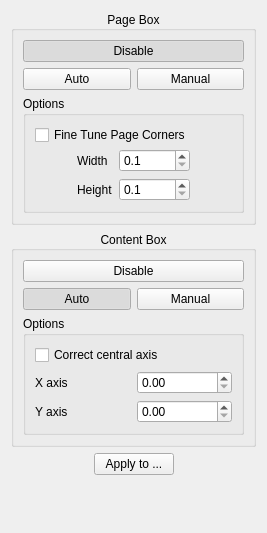
<?xml version="1.0" encoding="UTF-8"?>
<ui version="4.0">
 <class>SelectContentOptionsWidget</class>
 <widget class="QWidget" name="SelectContentOptionsWidget">
  <property name="geometry">
   <rect>
    <x>0</x>
    <y>0</y>
    <width>267</width>
    <height>533</height>
   </rect>
  </property>
  <property name="windowTitle">
   <string>Form</string>
  </property>
  <layout class="QVBoxLayout" name="verticalLayout_4">
   <item>
    <widget class="CollapsibleGroupBox" name="pageBoxGroup">
     <property name="title">
      <string>Page Box</string>
     </property>
     <property name="alignment">
      <set>Qt::AlignCenter</set>
     </property>
     <layout class="QGridLayout" name="gridLayout">
      <item row="0" column="0" colspan="2">
       <widget class="QPushButton" name="pageDetectDisableBtn">
        <property name="text">
         <string>Disable</string>
        </property>
        <property name="checkable">
         <bool>true</bool>
        </property>
        <property name="checked">
         <bool>true</bool>
        </property>
        <property name="autoExclusive">
         <bool>true</bool>
        </property>
       </widget>
      </item>
      <item row="1" column="0">
       <widget class="QPushButton" name="pageDetectAutoBtn">
        <property name="text">
         <string>Auto</string>
        </property>
        <property name="checkable">
         <bool>true</bool>
        </property>
        <property name="autoExclusive">
         <bool>true</bool>
        </property>
       </widget>
      </item>
      <item row="1" column="1">
       <widget class="QPushButton" name="pageDetectManualBtn">
        <property name="text">
         <string>Manual</string>
        </property>
        <property name="checkable">
         <bool>true</bool>
        </property>
        <property name="checked">
         <bool>false</bool>
        </property>
        <property name="autoExclusive">
         <bool>true</bool>
        </property>
       </widget>
      </item>
      <item row="2" column="0" colspan="2">
       <widget class="QGroupBox" name="pageDetectOptions">
        <property name="title">
         <string>Options</string>
        </property>
        <layout class="QVBoxLayout" name="verticalLayout_2">
         <property name="spacing">
          <number>4</number>
         </property>
         <property name="leftMargin">
          <number>9</number>
         </property>
         <property name="topMargin">
          <number>9</number>
         </property>
         <property name="rightMargin">
          <number>9</number>
         </property>
         <property name="bottomMargin">
          <number>9</number>
         </property>
         <item>
          <widget class="QCheckBox" name="fineTuneBtn">
           <property name="toolTip">
            <string>Shift with corners while they are in black. </string>
           </property>
           <property name="text">
            <string>Fine Tune Page Corners</string>
           </property>
          </widget>
         </item>
         <item>
          <widget class="QWidget" name="dimensionsWidget" native="true">
           <layout class="QHBoxLayout" name="horizontalLayout_2">
            <property name="leftMargin">
             <number>0</number>
            </property>
            <property name="topMargin">
             <number>0</number>
            </property>
            <property name="rightMargin">
             <number>0</number>
            </property>
            <property name="bottomMargin">
             <number>0</number>
            </property>
            <item>
             <spacer name="horizontalSpacer_3">
              <property name="orientation">
               <enum>Qt::Horizontal</enum>
              </property>
              <property name="sizeHint" stdset="0">
               <size>
                <width>1</width>
                <height>1</height>
               </size>
              </property>
             </spacer>
            </item>
            <item>
             <layout class="QGridLayout" name="gridLayout_3">
              <item row="0" column="0">
               <widget class="QLabel" name="label">
                <property name="text">
                 <string>Width</string>
                </property>
               </widget>
              </item>
              <item row="1" column="0">
               <widget class="QLabel" name="label_2">
                <property name="text">
                 <string>Height</string>
                </property>
               </widget>
              </item>
              <item row="1" column="1">
               <widget class="QDoubleSpinBox" name="heightSpinBox">
                <property name="decimals">
                 <number>1</number>
                </property>
                <property name="minimum">
                 <double>0.100000000000000</double>
                </property>
                <property name="maximum">
                 <double>99999.000000000000000</double>
                </property>
               </widget>
              </item>
              <item row="0" column="1">
               <widget class="QDoubleSpinBox" name="widthSpinBox">
                <property name="decimals">
                 <number>1</number>
                </property>
                <property name="minimum">
                 <double>0.100000000000000</double>
                </property>
                <property name="maximum">
                 <double>99999.000000000000000</double>
                </property>
               </widget>
              </item>
             </layout>
            </item>
            <item>
             <spacer name="horizontalSpacer">
              <property name="orientation">
               <enum>Qt::Horizontal</enum>
              </property>
              <property name="sizeHint" stdset="0">
               <size>
                <width>1</width>
                <height>1</height>
               </size>
              </property>
             </spacer>
            </item>
           </layout>
          </widget>
         </item>
        </layout>
       </widget>
      </item>
     </layout>
    </widget>
   </item>
   <item>
    <widget class="CollapsibleGroupBox" name="contentBoxGroup">
     <property name="title">
      <string>Content Box</string>
     </property>
     <property name="alignment">
      <set>Qt::AlignCenter</set>
     </property>
     <layout class="QGridLayout" name="gridLayout_2">
      <item row="0" column="1" colspan="2">
       <widget class="QPushButton" name="contentDetectDisableBtn">
        <property name="text">
         <string>Disable</string>
        </property>
        <property name="checkable">
         <bool>true</bool>
        </property>
        <property name="autoExclusive">
         <bool>true</bool>
        </property>
       </widget>
      </item>
      <item row="1" column="1">
       <widget class="QPushButton" name="contentDetectAutoBtn">
        <property name="text">
         <string>Auto</string>
        </property>
        <property name="checkable">
         <bool>true</bool>
        </property>
        <property name="checked">
         <bool>true</bool>
        </property>
        <property name="autoExclusive">
         <bool>true</bool>
        </property>
       </widget>
      </item>
      <item row="1" column="2">
       <widget class="QPushButton" name="contentDetectManualBtn">
        <property name="text">
         <string>Manual</string>
        </property>
        <property name="checkable">
         <bool>true</bool>
        </property>
        <property name="autoExclusive">
         <bool>true</bool>
        </property>
       </widget>
      </item>
      <item row="2" column="1" colspan="2">
       <widget class="QGroupBox" name="contentBoxOptionGroup">
        <property name="title">
         <string>Options</string>
        </property>
        <layout class="QVBoxLayout" name="verticalLayout">
         <item>
          <widget class="QCheckBox" name="correctAxisBtn">
           <property name="toolTip">
            <string>Shift with corners while they are in black. </string>
           </property>
           <property name="text">
            <string>Correct central axis</string>
           </property>
          </widget>
         </item>
         <item>
          <widget class="QWidget" name="centralAxisCorrectionWidget" native="true">
           <property name="minimumSize">
            <size>
             <width>105</width>
             <height>52</height>
            </size>
           </property>
           <property name="maximumSize">
            <size>
             <width>1000000</width>
             <height>1000000</height>
            </size>
           </property>
           <layout class="QGridLayout" name="gridLayout_4">
            <property name="leftMargin">
             <number>0</number>
            </property>
            <property name="topMargin">
             <number>0</number>
            </property>
            <property name="rightMargin">
             <number>0</number>
            </property>
            <property name="bottomMargin">
             <number>0</number>
            </property>
            <item row="1" column="0">
             <widget class="QLabel" name="label_4">
              <property name="text">
               <string>Y axis</string>
              </property>
             </widget>
            </item>
            <item row="1" column="1">
             <widget class="QDoubleSpinBox" name="yAxisCorrectionValue">
              <property name="minimum">
               <double>0.000000000000000</double>
              </property>
              <property name="maximum">
               <double>99999.990000000005239</double>
              </property>
             </widget>
            </item>
            <item row="0" column="0">
             <widget class="QLabel" name="label_3">
              <property name="text">
               <string>X axis</string>
              </property>
             </widget>
            </item>
            <item row="0" column="1">
             <widget class="QDoubleSpinBox" name="xAxisCorrectionValue">
              <property name="minimum">
               <double>0.000000000000000</double>
              </property>
              <property name="maximum">
               <double>99999.990000000005239</double>
              </property>
             </widget>
            </item>
           </layout>
          </widget>
         </item>
        </layout>
       </widget>
      </item>
     </layout>
    </widget>
   </item>
   <item>
    <layout class="QHBoxLayout">
     <item>
      <spacer>
       <property name="orientation">
        <enum>Qt::Horizontal</enum>
       </property>
       <property name="sizeHint" stdset="0">
        <size>
         <width>1</width>
         <height>1</height>
        </size>
       </property>
      </spacer>
     </item>
     <item>
      <widget class="QPushButton" name="applyToBtn">
       <property name="text">
        <string>Apply to ...</string>
       </property>
      </widget>
     </item>
     <item>
      <spacer>
       <property name="orientation">
        <enum>Qt::Horizontal</enum>
       </property>
       <property name="sizeHint" stdset="0">
        <size>
         <width>1</width>
         <height>1</height>
        </size>
       </property>
      </spacer>
     </item>
    </layout>
   </item>
   <item>
    <spacer name="verticalSpacer">
     <property name="orientation">
      <enum>Qt::Vertical</enum>
     </property>
     <property name="sizeHint" stdset="0">
      <size>
       <width>1</width>
       <height>1</height>
      </size>
     </property>
    </spacer>
   </item>
  </layout>
 </widget>
 <customwidgets>
  <customwidget>
   <class>CollapsibleGroupBox</class>
   <extends>QGroupBox</extends>
   <header location="global">CollapsibleGroupBox.h</header>
   <container>1</container>
  </customwidget>
 </customwidgets>
 <resources/>
 <connections/>
</ui>
